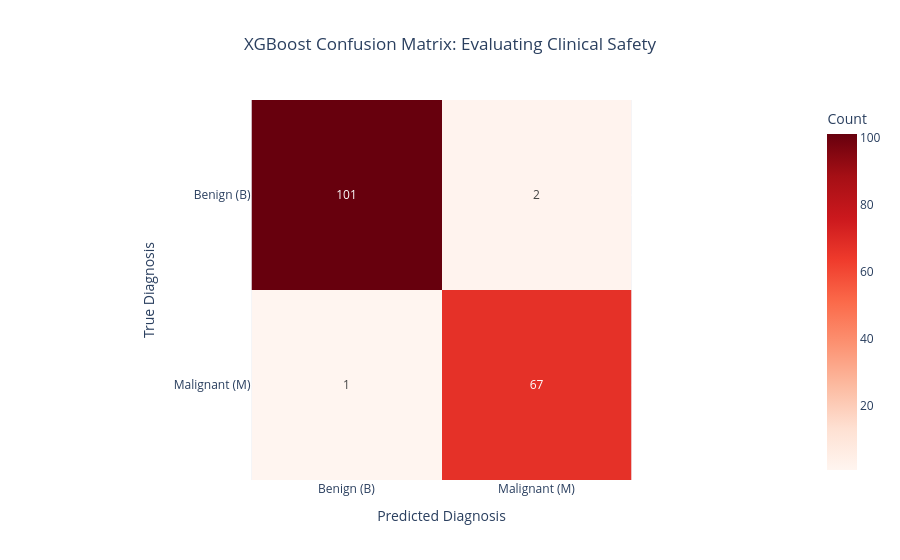

The cell this chart's notebook holds for it:
### Code cell
# 1. Generate predictions on your test set
y_pred = xgb_model.predict(X_test)

# 2. Calculate the Recall Score
# In our LabelEncoder, Malignant (M) is 1, so it is the "positive" class we want to recall
recall = recall_score(y_test, y_pred)
print(f"Recall Score (Sensitivity): {recall:.4f}")
print(f"This means the model successfully identified {recall*100:.1f}% of all actual Malignant cases.")

# 3. Generate the Confusion Matrix
cm = confusion_matrix(y_test, y_pred)

# 4. Visualize with Plotly
fig_cm = px.imshow(
    cm,
    text_auto=True, # Automatically adds the numbers inside the boxes
    color_continuous_scale='Reds', # Red highlights the "danger" areas well
    labels=dict(x="Predicted Diagnosis", y="True Diagnosis", color="Count"),
    x=['Benign (B)', 'Malignant (M)'],
    y=['Benign (B)', 'Malignant (M)'],
    title="XGBoost Confusion Matrix: Evaluating Clinical Safety"
)

# Tweak layout for better readability
fig_cm.update_layout(title_x=0.5)
fig_cm.show()

### Figure 1 — Plotly figure (JSON) as saved in the notebook; plotly's stock layout.template omitted (floating-point values rounded to 4 significant figures)
{"data": [{"coloraxis": "coloraxis", "hovertemplate": "Predicted Diagnosis: %{x}<br>True Diagnosis: %{y}<br>Count: %{z}<extra></extra>", "name": "0", "texttemplate": "%{z}", "type": "heatmap", "x": ["Benign (B)", "Malignant (M)"], "xaxis": "x", "y": ["Benign (B)", "Malignant (M)"], "yaxis": "y", "z": [[101, 2], [1, 67]]}], "layout": {"coloraxis": {"colorbar": {"title": {"text": "Count"}}, "colorscale": [[0, "rgb(255,245,240)"], [0.125, "rgb(254,224,210)"], [0.25, "rgb(252,187,161)"], [0.375, "rgb(252,146,114)"], [0.5, "rgb(251,106,74)"], [0.625, "rgb(239,59,44)"], [0.75, "rgb(203,24,29)"], [0.875, "rgb(165,15,21)"], [1, "rgb(103,0,13)"]]}, "title": {"text": "XGBoost Confusion Matrix: Evaluating Clinical Safety", "x": 0.5}, "xaxis": {"anchor": "y", "constrain": "domain", "domain": [0, 1], "scaleanchor": "y", "title": {"text": "Predicted Diagnosis"}}, "yaxis": {"anchor": "x", "autorange": "reversed", "constrain": "domain", "domain": [0, 1], "title": {"text": "True Diagnosis"}}}}
